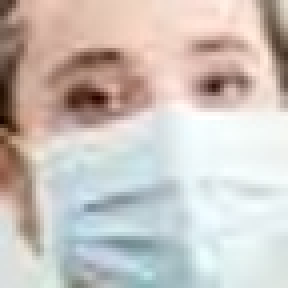
#> input picture Mascarillas dataset/Dataset_faces/Con_mascarilla/image103.jpg, 72 x 72 px, found by its file name (shown 4 times larger); its folder holds only this picture in this run
$ python Vision.py
#> lines starting #> are read from the running program, lines starting #| are printed output that depends on the picture
import cv2
import os
import numpy as np
dataPath = r"C:\Users\Luka\Desktop\Python prog\OmesTutorials2021\Mascarillas dataset\Dataset_faces"
dir_list = os.listdir(dataPath)
print("Lista archivos:", dir_list)
labels = []
facesData = []
label = 0
for name_dir in dir_list:
     dir_path = dataPath + "/" + name_dir

     for file_name in os.listdir(dir_path):
          image_path = dir_path + "/" + file_name
          print(image_path)
          image = cv2.imread(image_path, 0)
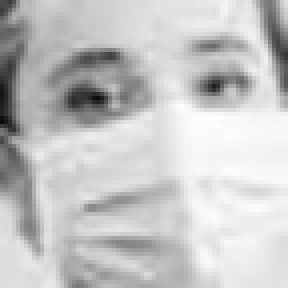
#> image: shape (72, 72) (shown 4 times larger); min 10, max 255, mean 197
          #cv2.imshow("Image", image)
          #cv2.waitKey(10)
          facesData.append(image)
          labels.append(label)
     label += 1
#> pass 2 of the loop `for name_dir in dir_list:`:
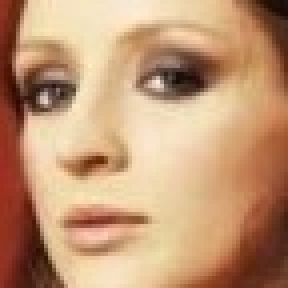
#> input picture Mascarillas dataset/Dataset_faces/Sin_mascarilla/image1.jpg, 72 x 72 px, found by its file name (shown 4 times larger)
#> `image = cv2.imread(image_path, 0)`:
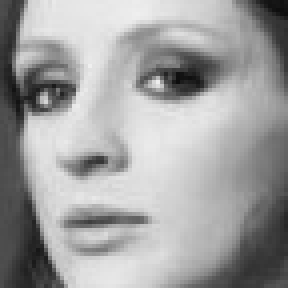
#> image: shape (72, 72) (shown 4 times larger); min 13, max 239, mean 160.2
print("Etiqueta 0: ", np.count_nonzero(np.array(labels) == 0))
print("Etiqueta 1: ", np.count_nonzero(np.array(labels) == 1))
# LBPH FaceRecognizer
face_mask = cv2.face.LBPHFaceRecognizer_create()
# Entrenamiento
print("Entrenando...")
face_mask.train(facesData, np.array(labels))
# Almacenar modelo
face_mask.write("face_mask_model.xml")
print("Modelo almacenado")
